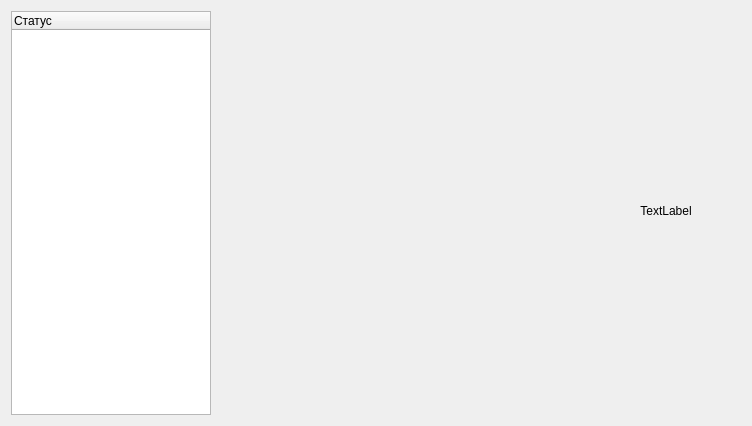
<?xml version="1.0" encoding="UTF-8"?>
<ui version="4.0">
 <class>DetailedStatus</class>
 <widget class="QWidget" name="DetailedStatus">
  <property name="geometry">
   <rect>
    <x>0</x>
    <y>0</y>
    <width>752</width>
    <height>426</height>
   </rect>
  </property>
  <property name="minimumSize">
   <size>
    <width>752</width>
    <height>0</height>
   </size>
  </property>
  <property name="windowTitle">
   <string>DetailedStatus</string>
  </property>
  <layout class="QHBoxLayout" name="horizontalLayout">
   <item>
    <widget class="QTreeWidget" name="treeWidget">
     <property name="minimumSize">
      <size>
       <width>200</width>
       <height>0</height>
      </size>
     </property>
     <property name="maximumSize">
      <size>
       <width>200</width>
       <height>16777215</height>
      </size>
     </property>
     <property name="autoScroll">
      <bool>true</bool>
     </property>
     <property name="showDropIndicator" stdset="0">
      <bool>false</bool>
     </property>
     <property name="selectionBehavior">
      <enum>QAbstractItemView::SelectRows</enum>
     </property>
     <column>
      <property name="text">
       <string>Статус</string>
      </property>
     </column>
    </widget>
   </item>
   <item>
    <layout class="QVBoxLayout" name="verticalLayout">
     <item>
      <widget class="QLabel" name="statusTitle">
       <property name="sizePolicy">
        <sizepolicy hsizetype="Expanding" vsizetype="Fixed">
         <horstretch>0</horstretch>
         <verstretch>0</verstretch>
        </sizepolicy>
       </property>
       <property name="minimumSize">
        <size>
         <width>0</width>
         <height>50</height>
        </size>
       </property>
       <property name="maximumSize">
        <size>
         <width>16777215</width>
         <height>50</height>
        </size>
       </property>
       <property name="font">
        <font>
         <family>Segoe UI</family>
         <pointsize>16</pointsize>
         <weight>50</weight>
         <bold>false</bold>
        </font>
       </property>
       <property name="text">
        <string/>
       </property>
       <property name="textFormat">
        <enum>Qt::PlainText</enum>
       </property>
       <property name="scaledContents">
        <bool>false</bool>
       </property>
       <property name="alignment">
        <set>Qt::AlignLeading|Qt::AlignLeft|Qt::AlignVCenter</set>
       </property>
       <property name="margin">
        <number>10</number>
       </property>
      </widget>
     </item>
     <item>
      <widget class="QWidget" name="container" native="true"/>
     </item>
     <item>
      <spacer name="verticalSpacer">
       <property name="orientation">
        <enum>Qt::Vertical</enum>
       </property>
       <property name="sizeType">
        <enum>QSizePolicy::Fixed</enum>
       </property>
       <property name="sizeHint" stdset="0">
        <size>
         <width>20</width>
         <height>28</height>
        </size>
       </property>
      </spacer>
     </item>
    </layout>
   </item>
   <item>
    <layout class="QVBoxLayout" name="verticalLayout_2">
     <item>
      <widget class="QLabel" name="imageLabel">
       <property name="sizePolicy">
        <sizepolicy hsizetype="Fixed" vsizetype="Fixed">
         <horstretch>0</horstretch>
         <verstretch>0</verstretch>
        </sizepolicy>
       </property>
       <property name="minimumSize">
        <size>
         <width>150</width>
         <height>400</height>
        </size>
       </property>
       <property name="text">
        <string>TextLabel</string>
       </property>
       <property name="scaledContents">
        <bool>false</bool>
       </property>
       <property name="alignment">
        <set>Qt::AlignCenter</set>
       </property>
      </widget>
     </item>
     <item>
      <spacer name="verticalSpacer_2">
       <property name="orientation">
        <enum>Qt::Vertical</enum>
       </property>
       <property name="sizeType">
        <enum>QSizePolicy::Expanding</enum>
       </property>
       <property name="sizeHint" stdset="0">
        <size>
         <width>20</width>
         <height>28</height>
        </size>
       </property>
      </spacer>
     </item>
    </layout>
   </item>
  </layout>
 </widget>
 <layoutdefault spacing="6" margin="11"/>
 <resources/>
 <connections/>
</ui>
